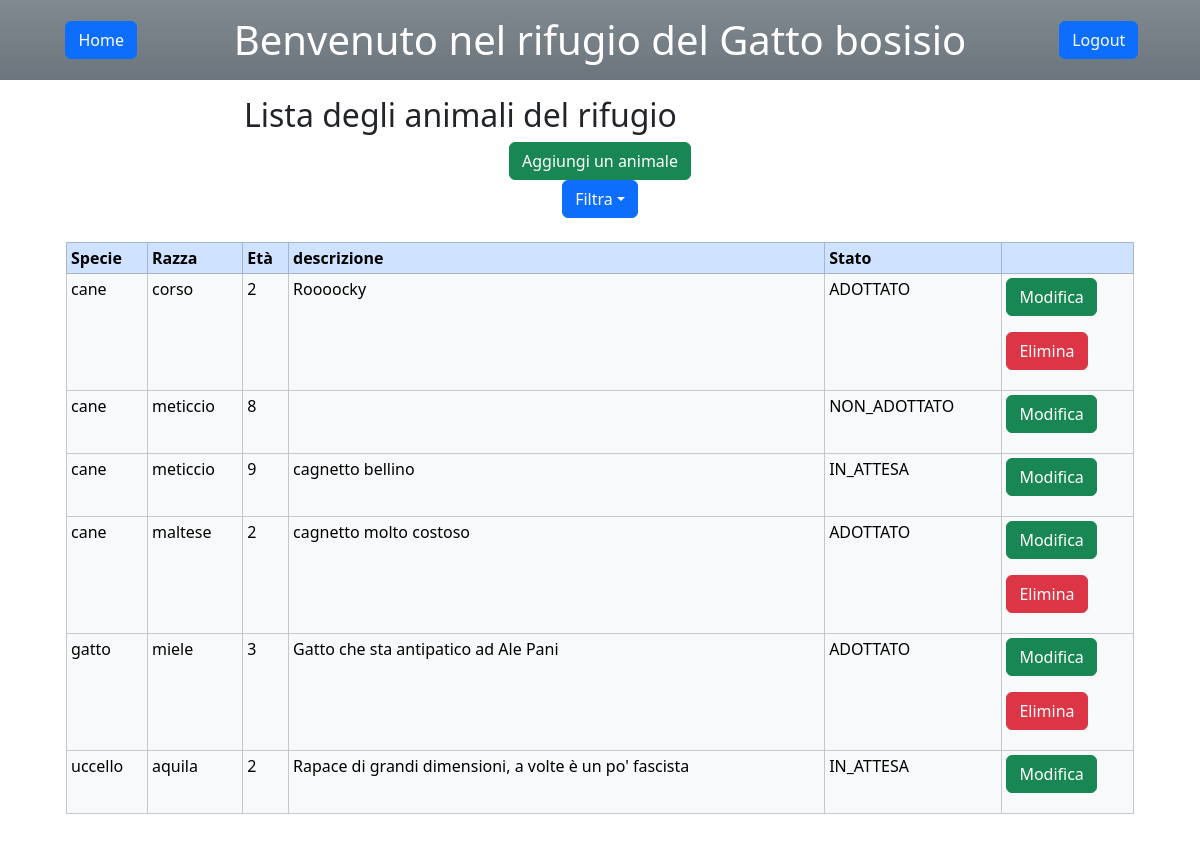
Page /gestione_animali/ (signed in) on the earlier database version.
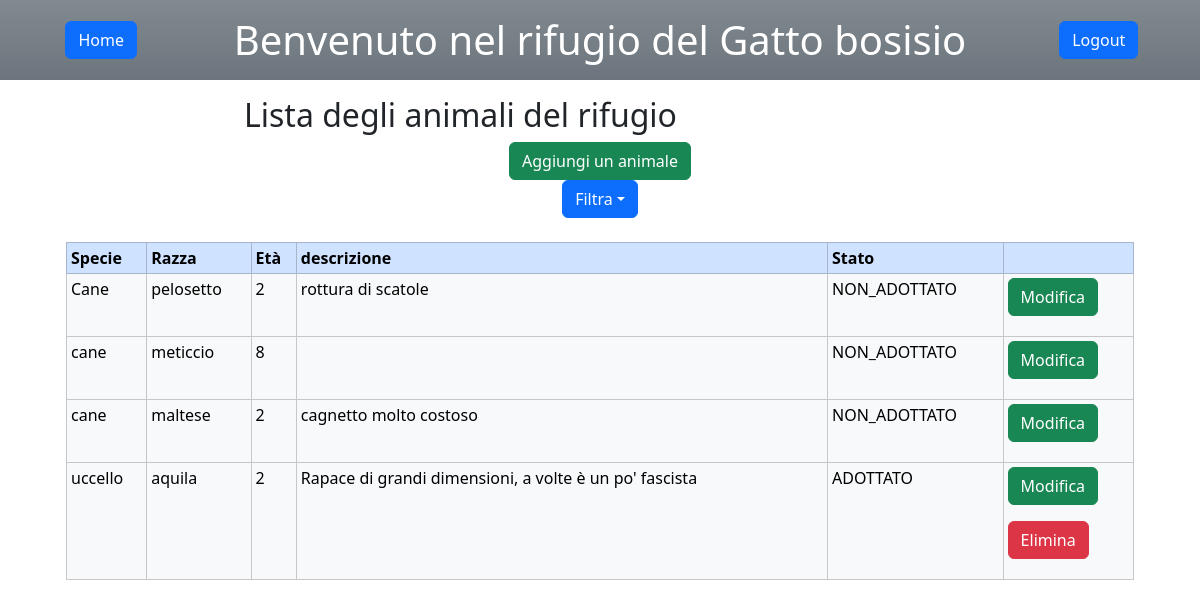
Same page on the later database version.
### rifugioAnimali/models.py (models this page shows, shortened)
class Animale(models.Model):
    specie = models.CharField(max_length = 32,blank=False,null=False,validators=[validate_nonempty_string])
    razza = models.CharField(max_length = 32,blank=False,null=False,validators=[validate_nonempty_string])
    eta = models.IntegerField(default = 0,blank=False,null=False,validators=[MinValueValidator(0)])
    descrizione = models.CharField(max_length = 128,blank=True)
    stato = models.CharField(max_length=32,choices=[(choice.name,choice.value) for choice in StatoAdozione],default=StatoAdozione.NON_ADOTTATO.value,blank=False,null=False,validators=[validate_nonempty_string])

### rifugioAnimali/views.py (the view)
# urls.py: path("gestione_animali/",views.gestione_animali,name="gestione_animali"),
@login_required(login_url='login')
def gestione_animali(request):
    if(not(request.user.is_staff)):
        return redirect('home')
    lista_animali = Animale.objects.order_by("specie")
    lista_filtrata = AnimaleAdminFilter(request.GET, queryset=lista_animali)
    template = loader.get_template("rifugioAnimali/gestione_animali.html")
    context = {
        "lista_animali" : lista_animali,
        "lista_filtrata" : lista_filtrata,
    }
    return HttpResponse(template.render(context,request))

### rifugioAnimali/templates/rifugioAnimali/gestione_animali.html (shortened to what this page needs)
<head>
    {% load static %}
    {% load bootstrap5 %}
    {% bootstrap_css %}
</head>
<body>
  <header class="bg-secondary bg-gradient text-white">
    <div class=" container text-center">
      <div class="row align-items-center">
        <div class="col">
          <a href="#" role="button" class="btn btn-primary m-3" onclick="location.href= '/home_admin' " id = "home">Home</a>
        </div>
        <div class="col-9">
          <h1 class="text-center m-3">Benvenuto nel rifugio del Gatto bosisio</h1>
        </div>
        <div class="col justify-content-right">
          <a class="end-0 btn btn-primary" href="/logout" role="button">Logout</a>
        </div>
      </div>
    </div>
  </header>
  <div class="container mt-3 text-center">
    <div class="row align-items-center">
      <div class="col">
      <div class="col-9 text-center">
        <h2 class="">Lista degli animali del rifugio</h2>
      </div>
      <div class="col">
        <a href="#" role="button" class="btn btn-success" onclick="location.href= '/aggiungi_animale' " id="aggiungi">Aggiungi un animale</a>
      </div>
    </div>
  </div>
  <div class="align-items-center btn-group">
    <button type="button" class="btn btn-primary dropdown-toggle" data-bs-toggle="dropdown" aria-expanded="false" id="filtra">Filtra</button>
  </div>
  {% if lista_animali %}
    <div class="p-4">
      <table class="table table-bordered table-sm table-responsive">
        <thead>
          <tr class="table-primary">
              <th>Specie</th>
              <th>Razza</th>
              <th>Età</th>
              <th>descrizione</th>
              <th>Stato</th>
              <th> </th>
          </tr>
        </thead>
        <tbody>
          {% for animali in lista_filtrata.qs %}
            <tr class="table-light">
              <td>{{ animali.specie }}</td>
              <td>{{ animali.razza }}</td>
              <td>{{ animali.eta }}</td>
              <td>{{ animali.descrizione }}</td>
              <td>{{ animali.stato }}</td>
              <td>
                <form method="post" action="{% url 'modifica_animale'%}">
                  <input type="submit" class="btn btn-success" value="Modifica" id="mod_{{animali.id}}">
                </form>
                {%if animali.stato == "ADOTTATO"%}
                <form method="post" action="{% url 'elimina_animale'%}">
                  <input type="submit" class="btn btn-danger" value="Elimina" id="elim_{{animali.id}}">
                </form>
                {% endif %}
              </td>
            </tr>
          {% endfor %}
        </tbody>
      </table>
    </div>
  {% endif %}
</body>

Differences in the rows shown:
removed Animale: specie "cane", razza "corso", eta "2", descrizione "Roooocky", stato "ADOTTATO"
removed Animale: specie "cane", razza "meticcio", eta "9", descrizione "cagnetto bellino", stato "IN_ATTESA"
removed Animale: specie "gatto", razza "miele", eta "3", descrizione "Gatto che sta antipatico ad Ale Pani", stato "ADOTTATO"
added Animale: specie "Cane", razza "pelosetto", eta "2", descrizione "rottura di scatole", stato "NON_ADOTTATO"
changed Animale "maltese": stato "ADOTTATO" → "NON_ADOTTATO"; value "Elimina" → (not shown)
changed Animale "uccello": stato "IN_ATTESA" → "ADOTTATO"; value (not shown) → "Elimina"
